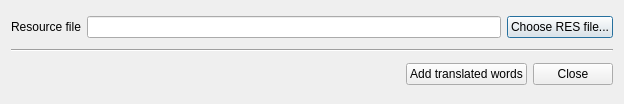
<?xml version="1.0" encoding="UTF-8"?>
<ui version="4.0">
 <class>SaveCN1ResFile</class>
 <widget class="QDialog" name="SaveCN1ResFile">
  <property name="geometry">
   <rect>
    <x>0</x>
    <y>0</y>
    <width>624</width>
    <height>104</height>
   </rect>
  </property>
  <property name="windowTitle">
   <string>Add into Codename One Resource File</string>
  </property>
  <layout class="QVBoxLayout" name="verticalLayout">
   <item>
    <layout class="QHBoxLayout" name="horizontalLayout_2">
     <item>
      <widget class="QLabel" name="label_2">
       <property name="text">
        <string>Resource file</string>
       </property>
      </widget>
     </item>
     <item>
      <widget class="QLineEdit" name="resourceFilePath"/>
     </item>
     <item>
      <widget class="QPushButton" name="chooseResFile">
       <property name="text">
        <string>Choose RES file...</string>
       </property>
       <property name="icon">
        <iconset resource="images.qrc">
         <normaloff>:/new/prefix1/images/cn1.png</normaloff>:/new/prefix1/images/cn1.png</iconset>
       </property>
       <property name="iconSize">
        <size>
         <width>20</width>
         <height>20</height>
        </size>
       </property>
      </widget>
     </item>
    </layout>
   </item>
   <item>
    <widget class="Line" name="line">
     <property name="orientation">
      <enum>Qt::Horizontal</enum>
     </property>
    </widget>
   </item>
   <item>
    <layout class="QHBoxLayout" name="horizontalLayout_3">
     <item>
      <spacer name="horizontalSpacer">
       <property name="orientation">
        <enum>Qt::Horizontal</enum>
       </property>
       <property name="sizeHint" stdset="0">
        <size>
         <width>40</width>
         <height>20</height>
        </size>
       </property>
      </spacer>
     </item>
     <item>
      <widget class="QPushButton" name="save">
       <property name="text">
        <string>Add translated words</string>
       </property>
       <property name="icon">
        <iconset resource="images.qrc">
         <normaloff>:/new/prefix1/images/plus.png</normaloff>:/new/prefix1/images/plus.png</iconset>
       </property>
       <property name="iconSize">
        <size>
         <width>20</width>
         <height>20</height>
        </size>
       </property>
      </widget>
     </item>
     <item>
      <widget class="QPushButton" name="close">
       <property name="text">
        <string>Close</string>
       </property>
       <property name="icon">
        <iconset resource="images.qrc">
         <normaloff>:/new/prefix1/images/close.png</normaloff>:/new/prefix1/images/close.png</iconset>
       </property>
       <property name="iconSize">
        <size>
         <width>20</width>
         <height>20</height>
        </size>
       </property>
      </widget>
     </item>
    </layout>
   </item>
  </layout>
 </widget>
 <resources>
  <include location="images.qrc"/>
 </resources>
 <connections/>
</ui>
